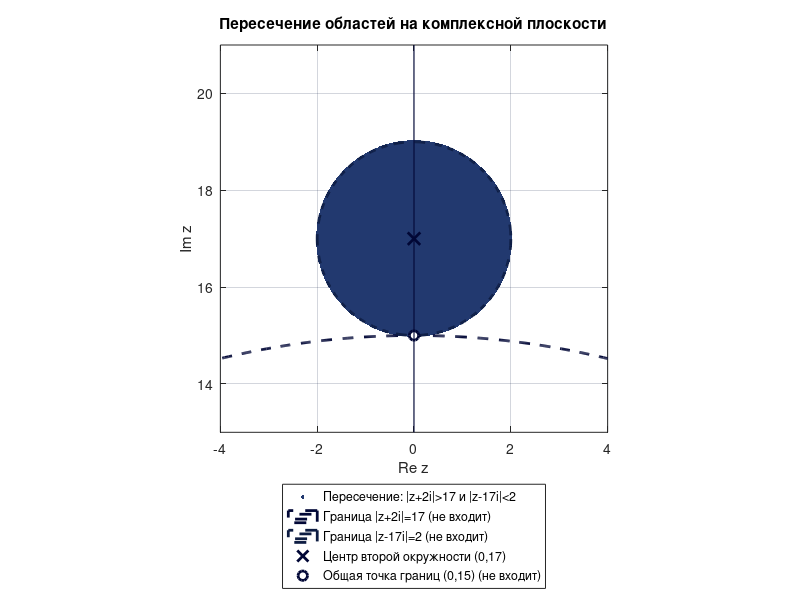

Write MATLAB code to recreate this figure.
%% Постоянные
m = 2;
k = 17;

%% Палитра
dark       = [0.0039, 0.0275, 0.2118]; % граница первой области, ось и отмеченные точки
navy       = [0.0510, 0.1098, 0.2588]; % граница второй области, сетка и рамка легенды
blue       = [0.1333, 0.2235, 0.4353]; % пересечение двух областей
background = [1.0000, 1.0000, 1.0000];

%% Прямоугольник построения
% Вторая область |z - 17i| < 2 является кругом радиуса 2
% с центром в точке (0, 17). Поэтому она расположена в пределах:
% -2 < a < 2 и 15 < b < 19.
%
% Выбираем прямоугольник: -4 <= a <= 4 и 13 <= b <= 21.
% Поменяем значения, так как дополнительный отступ
% позволяет увидеть границы обеих областей и их общую точку (0, 15).
a = linspace(-4, 4, 400);
b = linspace(13, 21, 400);

% Создаём двумерную сетку точек (a, b) на выбранном прямоугольнике.
% Матрица A содержит вещественные координаты, а матрица B – мнимые.
[A, B] = meshgrid(a, b);

% Каждой точке (a, b) комплексной плоскости соответствует комплексное число
% z = a + bi. Поэтому составляем матрицу комплексных чисел Z.
Z = A + 1i * B;

%% Области и логические условия
% Первая область имеет вид: |z + mi| > k.
% Выражение |z + mi| задаёт расстояние от точки z до точки -mi,
% которой соответствует точка (0, -m). Условие > k выбирает точки,
% расположенные снаружи окружности радиуса k, так как строго больше.
% При m = 2 и k = 17 получаем условие |z + 2i| > 17.
condition1 = abs(Z + m*1i) > k;

% Вторая область имеет вид |z - ki| < m.
% Выражение |z - ki| задаёт расстояние от точки z до точки ki,
% которой соответствует точка (0, k). Условие < m выбирает точки,
% расположенные внутри окружности радиуса m, так как строго меньше.
% При k = 17 и m = 2 получаем условие |z - 17i| < 2.
condition2 = abs(Z - k*1i) < m;

% Значение region равно true только для точек, принадлежащих
% одновременно первой и второй областям.
region = condition1 & condition2;

%% Границы областей
% Граница первой области получается при равенстве |z + mi| = k,
% а граница второй области – при равенстве |z - ki| = m.
% Поэтому отдельно вычисляем значения обоих модулей во всех точках
% сетки. Эти матрицы используются далее для построения линий уровня.
F1 = abs(Z + m*1i);
F2 = abs(Z - k*1i);

%% Пересечение областей на комплексной плоскости
% Создаём окно рисунка. Точки пересечения выбираются логической
% маской region и изображаются синими маркерами.
figure(1);

regionPlot = plot(A(region), B(region), '.', ...
    'Color', blue, 'MarkerSize', 8);

hold on;

% Строим линию уровня F1 = k. Она соответствует границе
% |z + 2i| = 17. Пунктир показывает, что при строгом знаке >
% сама граница не входит в первую область.
[~, firstBoundary] = contour(A, B, F1, [k k], '--', ...
    'LineColor', dark, 'LineWidth', 2);

% Строим линию уровня F2 = m. Она соответствует границе
% |z - 17i| = 2. Пунктир показывает, что при строгом знаке <
% сама граница не входит во вторую область.
[~, secondBoundary] = contour(A, B, F2, [m m], '--', ...
    'LineColor', navy, 'LineWidth', 2);

% Центр второй окружности соответствует комплексному числу ki.
% При k = 17 его координаты равны (0, 17).
centerPlot = plot(0, k, 'x', ...
    'Color', dark, 'MarkerSize', 9, 'LineWidth', 2);

% Границы окружностей имеют общую точку (0, k - m).
% При k = 17 и m = 2 получаем точку (0, 15).
% Пустой маркер показывает, что эта точка не входит в пересечение,
% поскольку в исходных условиях используются строгие неравенства.
commonPointPlot = plot(0, k-m, 'o', ...
    'Color', dark, 'MarkerFaceColor', background, ...
    'MarkerSize', 7, 'LineWidth', 2);

% Проводим мнимую ось a = 0 в пределах выбранного прямоугольника.
imaginaryAxis = plot([0 0], [13 21], ...
    'Color', dark, 'LineWidth', 0.8);

% Не добавляем вспомогательную мнимую ось в легенду.
% Функция set используется и в MATLAB, и в Octave.
set(imaginaryAxis, 'HandleVisibility', 'off');

% Включаем координатную сетку.
grid on;

% Одинаковый масштаб по двум осям сохраняет форму окружностей.
% Затем устанавливаем выбранные границы прямоугольника построения.
axis equal;
axis([-4 4 13 21]);

% Горизонтальная ось соответствует вещественной части числа z,
% вертикальная ось – его мнимой части.
xlabel('Re z');
ylabel('Im z');

title('Пересечение областей на комплексной плоскости');

% –––––

%% Легенда
legend( ...
    [regionPlot, firstBoundary, secondBoundary, centerPlot, commonPointPlot], ...
    'Пересечение: |z+2i|>17 и |z-17i|<2', ...
    'Граница |z+2i|=17 (не входит)', ...
    'Граница |z-17i|=2 (не входит)', ...
    'Центр второй окружности (0,17)', ...
    'Общая точка границ (0,15) (не входит)', ...
    'Location', 'southoutside');

set(gcf, 'Color', background);
set(gca, ...
    'Color', background, ...
    'GridColor', navy, ...
    'GridAlpha', 0.18);

hold off;

% –––––

%% Запуск файла с Octave (раскомментировать)
% if exist('OCTAVE_VERSION', 'builtin')
%     disp('Графики построены.');
%     pause;
% end
